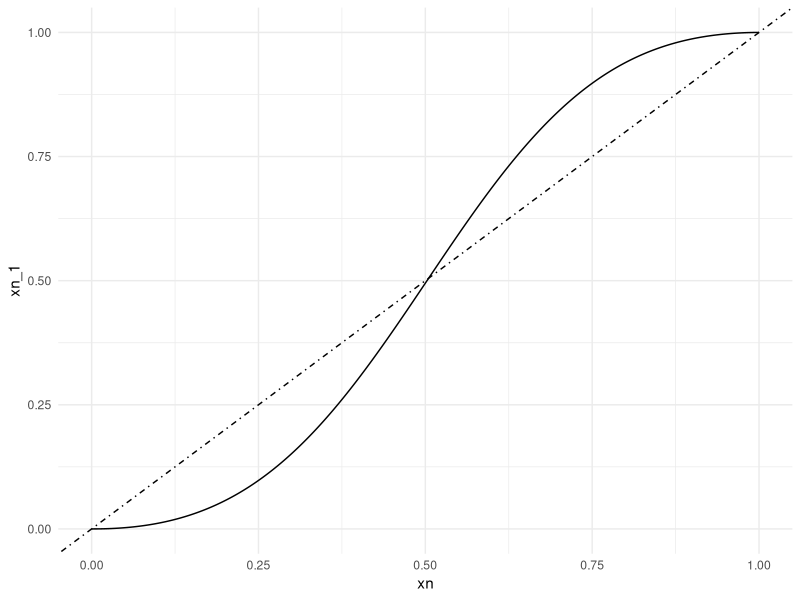
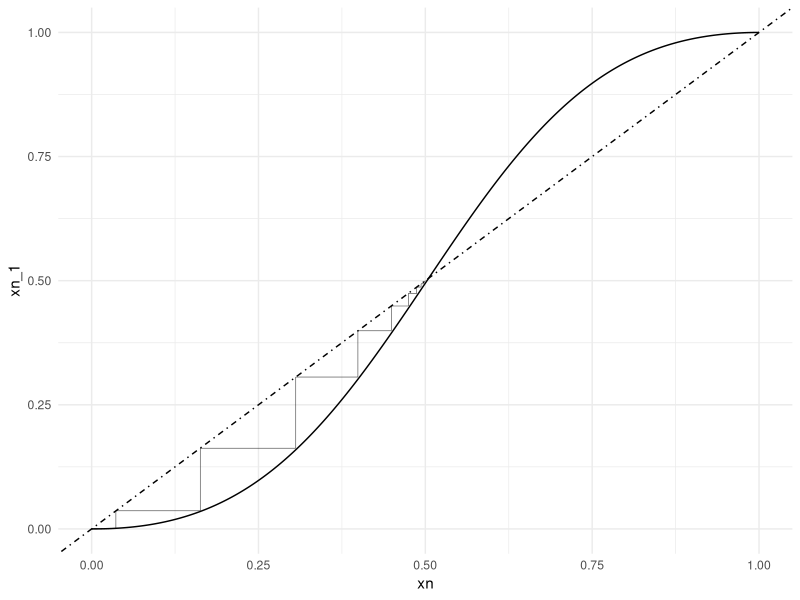

Generate these figures, in order, with R:
# Introduction to Discrete-Time Models
packages <- c("dplyr", "tidyverse", "readxl", "ggplot2", "ggpubr")

# Install required packages
install_load_packages <- function(list_of_packages){
  for (package in list_of_packages){
    if (! package %in% installed.packages()){
      install.packages(package)
    }
    library(package, character.only = TRUE)
  }
}

install_load_packages(packages)

# Cobwebbing to investigate the behaviour of the system
# Define the function (xt = f(xt-1)) for the curve 
curve <- function(xn){
  # Define the length of the outputs
  n_length <- length(xn)
  x <- numeric(n_length)
  
  i <- 2
  
  for (n in seq_along(x)){
    x[n+1] <- xn[n]^i /(xn[n]^i + (1-xn[n])^i)
    # x[n+1] <- 1/(1 + exp(-i))
  }
  return(x)
}

start <- 0
end <- 1
x_length <- 400
xn <- seq(start, end, length.out = x_length)

df_curve_xn <-xn
df_curve_xn_1 <- curve(xn)

df_curve <- data.frame(xn = df_curve_xn, xn_1 = df_curve_xn_1[1:length(df_curve_xn)])


# Draw the parabola and the diagonal line
ggplot(df_curve, aes(x = xn, y = xn_1)) +
  geom_line()+
  theme_minimal()+
  geom_abline(intercept = 0, slope = 1, linetype = "dotdash")+
  coord_cartesian(xlim = c(0,1), ylim = c(0,1))




# Now draw the cobweb
# The cobweb requires a separate function
cobweb <- function(x){
  # Define the length of the outputs and initiate blank data frame for storing the outputs
  n_length <- length(x)
  xn <- numeric(n_length)
  yn <- numeric(n_length)
  xn_end <- numeric(n_length)
  yn_end <- numeric(n_length)
  step <- numeric(n_length)
  
  # Define parameters values
  i <- 2
  
  # Define initial conditions
  step[1] <- 1
  
  # Start with a vertical move
  xn[1] <- 0.49995
  xn_end[1] <- xn[1] # the end point of x is just x as it moves vertically
  yn[1] <- xn[1] # the vertical move starts from x
  yn_end[1] <- xn[1]^i/(xn[1]^i + (1-xn[1])^i)# the move ends at f(x0)
  
  
  for (n in 2:length(x)){
    if (n%%2 == 0){
      xn[n] <- yn[n-1] #the horizontal move starts at x0 (if it starts at previous yn_end, it will skip the required point by one step!)
      xn_end[n] <- yn_end[n-1] #the horizontal move ends at the value of x equals to the previous yn_end or f(x0)
      yn[n] <- yn_end[n-1] #no vertical move is made
      yn_end[n] <- yn_end[n-1] #no vertical move is made
      step[n] <- n
      
    } else {
      xn[n] <- yn_end[n-1] #no horizonal move is made
      xn_end[n] <- yn_end[n-1] #no horizonal move is made
      yn[n] <- yn_end[n-1] #vertical move starts at the previous yn_end
      yn_end[n] <- xn[n]^i /(xn[n]^i + (1-xn[n])^i) #vertical move ends at f(f(x0)) or f(x1)
      step[n] <- n
      
    }
    # define the end points as inputs for geom_segment
    df_cobweb <- data.frame(x = xn, 
                            x_end = xn_end, 
                            y = yn, 
                            y_end = yn_end,
                            step = step)
  }
  return(df_cobweb)
}

plot_cobweb <- cobweb(df_curve$xn_1)


# Overlay the cobweb on top of the parabola and the diagonal line
ggplot(df_curve, aes(x = xn, y = xn_1)) +
  geom_line()+
  theme_minimal()+
  geom_abline(intercept = 0, slope = 1, linetype = "dotdash")+
  coord_cartesian(xlim = c(0,1), ylim = c(0,1))+
  geom_segment(data = plot_cobweb, aes(x = x, y = y, xend = x_end, yend=y_end), linewidth = 0.15)


